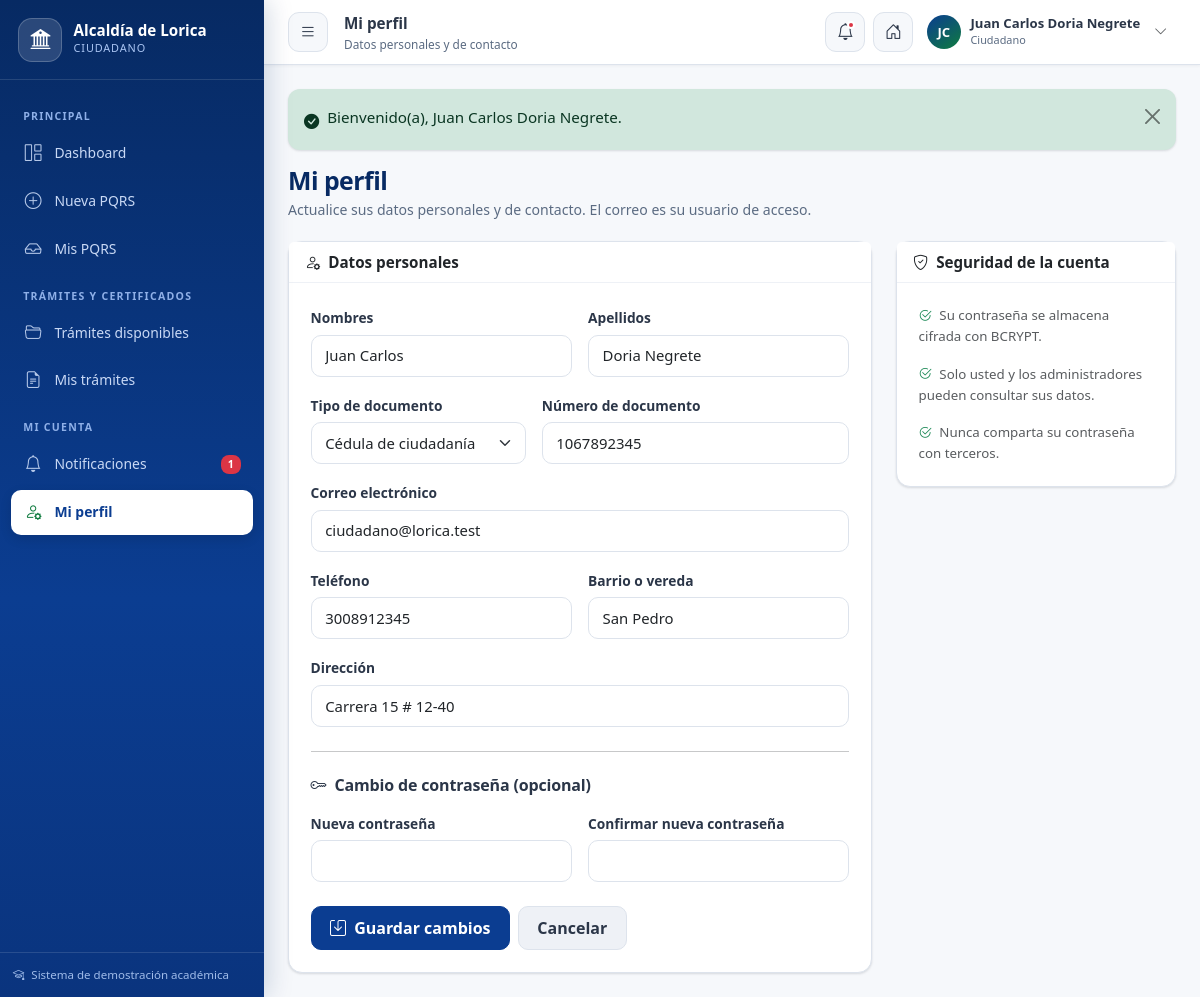
Page /alcaldia-lorica/ciudadano/perfil (signed in) on the committed database.
### tables this page shows
CREATE TABLE `usuarios` (
    `id` INT AUTO_INCREMENT PRIMARY KEY,
    `rol_id` INT NOT NULL,
    `email` VARCHAR(150) NOT NULL UNIQUE,
    `password` VARCHAR(255) NOT NULL,
    `activo` TINYINT(1) DEFAULT 1,
    `ultimo_acceso` DATETIME NULL,
    `created_at` TIMESTAMP DEFAULT CURRENT_TIMESTAMP,
    `updated_at` TIMESTAMP DEFAULT CURRENT_TIMESTAMP ON UPDATE CURRENT_TIMESTAMP,
    CONSTRAINT `fk_usuarios_rol` FOREIGN KEY (`rol_id`) REFERENCES `roles` (`id`) ON UPDATE CASCADE
);

CREATE TABLE `roles` (
    `id` INT AUTO_INCREMENT PRIMARY KEY,
    `nombre` VARCHAR(50) NOT NULL UNIQUE,
    `descripcion` VARCHAR(255) NULL,
    `created_at` TIMESTAMP DEFAULT CURRENT_TIMESTAMP
);

CREATE TABLE `ciudadanos` (
    `id` INT AUTO_INCREMENT PRIMARY KEY,
    `usuario_id` INT NOT NULL UNIQUE,
    `tipo_documento` ENUM('CC', 'TI', 'CE', 'PASAPORTE', 'NIT') DEFAULT 'CC',
    `numero_documento` VARCHAR(30) NOT NULL UNIQUE,
    `nombres` VARCHAR(100) NOT NULL,
    `apellidos` VARCHAR(100) NOT NULL,
    `telefono` VARCHAR(30) NULL,
    `direccion` VARCHAR(200) NULL,
    `barrio` VARCHAR(100) NULL,
    `created_at` TIMESTAMP DEFAULT CURRENT_TIMESTAMP,
    `updated_at` TIMESTAMP DEFAULT CURRENT_TIMESTAMP ON UPDATE CURRENT_TIMESTAMP,
    CONSTRAINT `fk_ciudadanos_usuario` FOREIGN KEY (`usuario_id`) REFERENCES `usuarios` (`id`) ON DELETE CASCADE
);

### app/views/ciudadano/perfil.php (the view, shortened to what the rows shown need)
<div class="page-heading">
    <h1>Mi perfil</h1>
    <p>Actualice sus datos personales y de contacto. El correo es su usuario de acceso.</p>
</div>
<div class="row g-4">
    <div class="col-lg-8">
        <div class="card">
            <div class="card-header"><i class="bi bi-person-gear me-1"></i> Datos personales</div>
            <div class="card-body">
                <form action="<?= url('ciudadano/perfil') ?>" method="post" novalidate>
                    <div class="row g-3">
                        <div class="col-sm-6">
                            <label class="form-label">Nombres</label>
                            <input type="text" class="form-control" name="nombres" value="<?= old('nombres', $ciudadano['nombres'] ?? '') ?>" required>
                        </div>
                        <div class="col-sm-6">
                            <label class="form-label">Apellidos</label>
                            <input type="text" class="form-control" name="apellidos" value="<?= old('apellidos', $ciudadano['apellidos'] ?? '') ?>" required>
                        </div>
                        <div class="col-sm-5">
                            <label class="form-label">Tipo de documento</label>
                            <select class="form-select" name="tipo_documento">
                                <?php foreach (['CC'=>'Cédula de ciudadanía','TI'=>'Tarjeta de identidad','CE'=>'Cédula de extranjería','PASAPORTE'=>'Pasaporte'] as $val=>$lab): ?>
                                    <option value="<?= $val ?>" <?= ($ciudadano['tipo_documento'] ?? 'CC') === $val ? 'selected' : '' ?>><?= $lab ?></option>
                                <?php endforeach; ?>
                            </select>
                        </div>
                        <div class="col-sm-7">
                            <label class="form-label">Número de documento</label>
                            <input type="text" class="form-control" name="numero_documento" value="<?= old('numero_documento', $ciudadano['numero_documento'] ?? '') ?>" required>
                        </div>
                        <div class="col-12">
                            <label class="form-label">Correo electrónico</label>
                            <input type="email" class="form-control" name="email" value="<?= old('email', $usuario['email'] ?? '') ?>" required>
                        </div>
                        <div class="col-sm-6">
                            <label class="form-label">Teléfono</label>
                            <input type="text" class="form-control" name="telefono" value="<?= old('telefono', $ciudadano['telefono'] ?? '') ?>" required>
                        </div>
                        <div class="col-sm-6">
                            <label class="form-label">Barrio o vereda</label>
                            <input type="text" class="form-control" name="barrio" value="<?= old('barrio', $ciudadano['barrio'] ?? '') ?>" required>
                        </div>
                        <div class="col-12">
                            <label class="form-label">Dirección</label>
                            <input type="text" class="form-control" name="direccion" value="<?= old('direccion', $ciudadano['direccion'] ?? '') ?>" required>
                        </div>
                    </div>
                    <hr class="my-4">
                    <h6 class="fw-bold mb-3"><i class="bi bi-key me-1"></i> Cambio de contraseña (opcional)</h6>
                    <div class="row g-3">
                        <div class="col-sm-6">
                            <label class="form-label">Nueva contraseña</label>
                            <input type="password" class="form-control" name="password" autocomplete="new-password">
                        </div>
                        <div class="col-sm-6">
                            <label class="form-label">Confirmar nueva contraseña</label>
                            <input type="password" class="form-control" name="password_confirm" autocomplete="new-password">
                        </div>
                    </div>
                    <div class="d-flex gap-2 mt-4">
                        <button class="btn btn-primary"><i class="bi bi-save me-1"></i> Guardar cambios</button>
                        <a href="<?= url('ciudadano/dashboard') ?>" class="btn btn-soft">Cancelar</a>
                    </div>
                </form>
            </div>
        </div>
    </div>
    <div class="col-lg-4">
        <div class="card">
            <div class="card-header"><i class="bi bi-shield-check me-1"></i> Seguridad de la cuenta</div>
            <div class="card-body small text-muted">
                <p><i class="bi bi-check2-circle text-success me-1"></i> Su contraseña se almacena cifrada con BCRYPT.</p>
                <p><i class="bi bi-check2-circle text-success me-1"></i> Solo usted y los administradores pueden consultar sus datos.</p>
                <p class="mb-0"><i class="bi bi-check2-circle text-success me-1"></i> Nunca comparta su contraseña con terceros.</p>
            </div>
        </div>
    </div>
</div>

### app/core/Router.php (shortened to what the rows shown need)
<?php
class Router {
    private array $routes = [];
    private string $basePath = '';
    public function __construct(string $basePath = '') {
        $this->basePath = rtrim($basePath, '/');
    }
    private function addRoute(string $method, string $path, array $handler, array $middleware): void {
        $path = '/' . trim($path, '/');
        $pattern = preg_replace('#\{([a-zA-Z_][a-zA-Z0-9_]*)\}#', '(?P<$1>[^/]+)', $path);
        $this->routes[] = [
            'method'     => $method,
            'path'       => $path,
            'pattern'    => '#^' . $pattern . '$#',
            'handler'    => $handler,
            'middleware' => $middleware,
        ];
    }
    public function dispatch(string $method, string $uri): void {
        $path = $this->extractPath($uri);
        foreach ($this->routes as $route) {
            if ($route['method'] !== $method) {
                continue;
            }
            if (preg_match($route['pattern'], $path, $matches)) {
                $params = array_filter($matches, 'is_string', ARRAY_FILTER_USE_KEY);
                foreach ($route['middleware'] as $mw) {
                    $result = Middleware::run($mw);
                }
                [$controllerClass, $action] = $route['handler'];
                $controller = new $controllerClass();
                call_user_func_array([$controller, $action], array_values($params));
                return;
            }
        }
    }
    private function extractPath(string $uri): string {
        $uri = parse_url($uri, PHP_URL_PATH) ?? '/';
        if ($this->basePath !== '' && str_starts_with($uri, $this->basePath)) {
            $uri = substr($uri, strlen($this->basePath));
        }
        $uri = '/' . trim($uri, '/');
        return $uri === '/' ? '/' : rtrim($uri, '/');
    }
}

### app/views/layouts/panel.php (shortened to what the rows shown need)
<?php
$app = config();
$user = Auth::user();
$rol = Auth::role();
$activeMenu = $activeMenu ?? '';
$nombreCompleto = Auth::name();
$iniciales = '';
$partes = preg_split('/\s+/', trim($nombreCompleto));
foreach (array_slice($partes, 0, 2) as $p) {
    if ($p !== '') $iniciales .= mb_strtoupper(mb_substr($p, 0, 1));
}
$iniciales = $iniciales ?: 'AL';
$noLeidas = ($rol === 'ciudadano') ? NotificationService::noLeidas((int)$user['id']) : 0;
$menuRol = $menus[$rol] ?? [];
?>
<!DOCTYPE html>
<html lang="es">
<head>
    <link rel="stylesheet" href="<?= asset('bootstrap/css/bootstrap.min.css') ?>">
    <link rel="stylesheet" href="<?= asset('icons/bootstrap-icons.min.css') ?>">
    <link rel="stylesheet" href="<?= asset('css/app.css') ?>">
</head>
<body class="panel-body">
<aside class="panel-sidebar" id="panelSidebar">
    <div class="sidebar-brand">
        <div class="brand-shield"><i class="bi bi-bank2"></i></div>
        <div>
            <div class="sb-title">Alcaldía de Lorica</div>
            <div class="sb-sub"><?= e(role_label($rol)) ?></div>
        </div>
    </div>
    <div class="sidebar-scroll">
        <?php foreach ($menuRol as $grupo): ?>
            <div class="sidebar-label"><?= e($grupo['label']) ?></div>
            <ul class="sidebar-nav">
                <?php foreach ($grupo['items'] as $item): ?>
                    <li>
                        <a class="nav-link <?= $activeMenu === $item['key'] ? 'active' : '' ?>" href="<?= url($item['url']) ?>">
                            <i class="bi <?= e($item['icon']) ?>"></i>
                            <span><?= e($item['text']) ?></span>
                            <?php if ($item['key'] === 'notificaciones' && $noLeidas > 0): ?>
                                <span class="badge bg-danger"><?= $noLeidas ?></span>
                            <?php endif; ?>
                        </a>
                    </li>
                <?php endforeach; ?>
            </ul>
        <?php endforeach; ?>
    </div>
    <div class="sidebar-footer">
        <i class="bi bi-mortarboard me-1"></i> Sistema de demostración académica
    </div>
</aside>
<div class="panel-main">
    <header class="panel-topbar">
        <button class="icon-btn topbar-toggle" type="button" id="sidebarToggle" aria-label="Menú">
            <i class="bi bi-list"></i>
        </button>
        <div class="topbar-title">
            <?= e($pageTitle ?? ($title ?? 'Panel')) ?>
            <?php if (!empty($pageSubtitle)): ?><small><?= e($pageSubtitle) ?></small><?php endif; ?>
        </div>
        <div class="topbar-actions">
            <?php if ($rol === 'ciudadano'): ?>
                <a href="<?= url('ciudadano/notificaciones') ?>" class="icon-btn" title="Notificaciones">
                    <i class="bi bi-bell"></i>
                    <?php if ($noLeidas > 0): ?><span class="dot"></span><?php endif; ?>
                </a>
            <?php endif; ?>
            <a href="<?= url('') ?>" class="icon-btn d-none d-sm-grid" title="Ir al portal público"><i class="bi bi-house-door"></i></a>
            <div class="dropdown">
                <button class="user-chip border-0" data-bs-toggle="dropdown" aria-expanded="false" type="button">
                    <span class="user-avatar"><?= e($iniciales) ?></span>
                    <span class="text-start">
                        <span class="u-name d-block"><?= e($nombreCompleto) ?></span>
                        <span class="u-role d-block"><?= e(role_label($rol)) ?></span>
                    </span>
                    <i class="bi bi-chevron-down small text-muted ms-1"></i>
                </button>
            </div>
        </div>
    </header>
    <div class="panel-content">
        <?php require __DIR__ . '/_flash.php'; ?>
        <?= $content ?>
    </div>
</div>
</body>
</html>

### rows in the picture
usuarios: rol.nombre "CIUDADANO", rol.nombre "Ciudadano", email "ciudadano@lorica.test"
ciudadanos: nombreCompleto "Juan Carlos Doria Negrete", nombres "Juan Carlos", apellidos "Doria Negrete", tipo_documento "Cédula de ciudadanía", numero_documento "1067892345", telefono "3008912345", barrio "San Pedro", direccion "Carrera 15 # 12-40"

### other values in the picture
$grupo['label'] "PRINCIPAL"
$item['text'] "Dashboard"
$item['text'] "Nueva PQRS"
$item['text'] "Mis PQRS"
$grupo['label'] "TRÁMITES Y CERTIFICADOS"
$item['text'] "Trámites disponibles"
$item['text'] "Mis trámites"
$grupo['label'] "MI CUENTA"
$item['text'] "Notificaciones"
$noLeidas "1"
$item['text'] "Mi perfil"
$iniciales "JC"
$__f['message'] "Bienvenido(a), Juan Carlos Doria Negrete."
